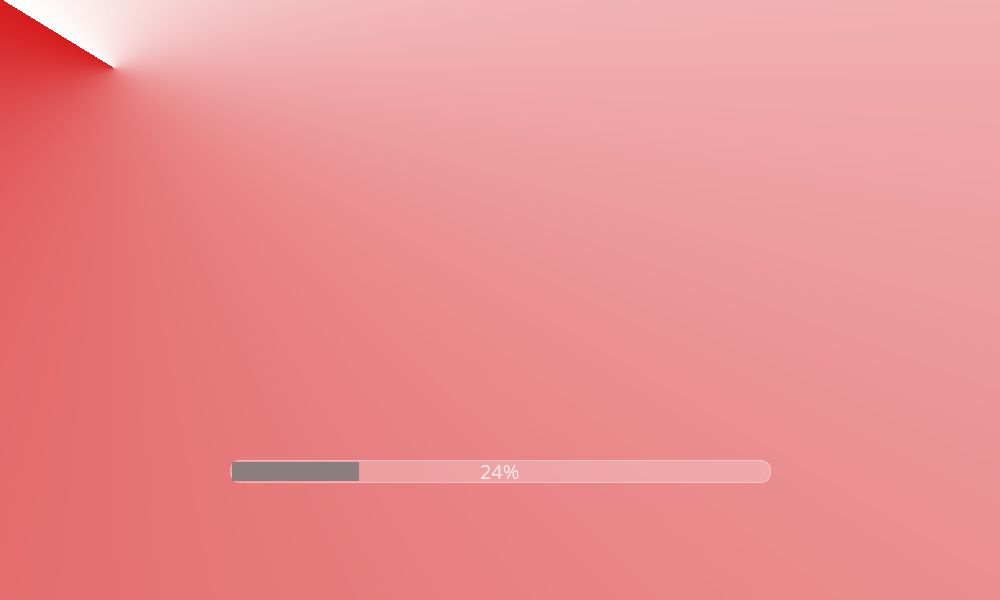
<?xml version="1.0" encoding="UTF-8"?>
<ui version="4.0">
 <class>Form</class>
 <widget class="QWidget" name="Form">
  <property name="enabled">
   <bool>true</bool>
  </property>
  <property name="geometry">
   <rect>
    <x>0</x>
    <y>0</y>
    <width>1000</width>
    <height>600</height>
   </rect>
  </property>
  <property name="sizePolicy">
   <sizepolicy hsizetype="Fixed" vsizetype="Fixed">
    <horstretch>0</horstretch>
    <verstretch>0</verstretch>
   </sizepolicy>
  </property>
  <property name="minimumSize">
   <size>
    <width>1000</width>
    <height>600</height>
   </size>
  </property>
  <property name="maximumSize">
   <size>
    <width>1000</width>
    <height>600</height>
   </size>
  </property>
  <property name="font">
   <font>
    <family>Modern</family>
    <pointsize>15</pointsize>
   </font>
  </property>
  <property name="windowTitle">
   <string>Login Window</string>
  </property>
  <property name="windowIcon">
   <iconset resource="logo/logo.qrc">
    <normaloff>:/logo/logo_icon.png</normaloff>:/logo/logo_icon.png</iconset>
  </property>
  <property name="autoFillBackground">
   <bool>false</bool>
  </property>
  <property name="styleSheet">
   <string notr="true">#Form{
background-color: qconicalgradient(cx:0.114, cy:0.113318, angle:134.3, stop:0 rgba(214, 28, 30, 255), stop:1 rgba(255, 255, 255, 255));}</string>
  </property>
  <widget class="QLabel" name="label_logo">
   <property name="geometry">
    <rect>
     <x>10</x>
     <y>130</y>
     <width>971</width>
     <height>250</height>
    </rect>
   </property>
   <property name="styleSheet">
    <string notr="true">image: url(:/logo/logo_butun.png);</string>
   </property>
   <property name="text">
    <string/>
   </property>
   <property name="scaledContents">
    <bool>true</bool>
   </property>
  </widget>
  <widget class="QProgressBar" name="progressBar">
   <property name="geometry">
    <rect>
     <x>230</x>
     <y>460</y>
     <width>541</width>
     <height>23</height>
    </rect>
   </property>
   <property name="styleSheet">
    <string notr="true">QProgressBar {
    background: rgba(255, 255, 255, 0.25); /* Yarı saydam beyaz */
    border: 1px solid rgba(255, 255, 255, 0.4);
    border-radius: 10px;
    text-align: center;
    color: rgba(255, 255, 255, 0.8);
    font: bold 10pt &quot;Segoe UI&quot;;
}

QProgressBar::chunk {
    background-color: rgba(120, 120, 120, 0.85); /* Daha koyu gri dolum */
    border-radius: 10px;
    margin: 1px;
}
</string>
   </property>
   <property name="value">
    <number>24</number>
   </property>
  </widget>
 </widget>
 <resources>
  <include location="logo/logo.qrc"/>
 </resources>
 <connections/>
</ui>
